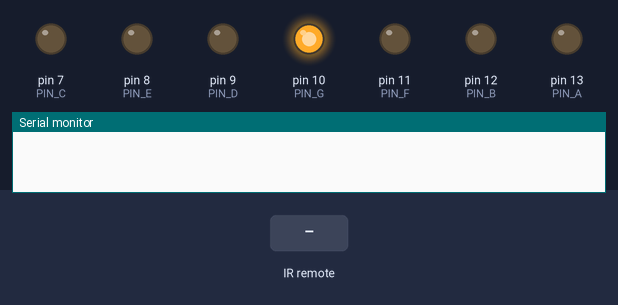
Simulated run of this sketch. Board: Arduino Uno, built with avr-gcc and run on an emulated ATmega328P. On the bench: output pins drawn as LEDs (lit = HIGH), the last lines printed to the serial monitor. Inputs (shaded band) come from the test bench.

Above: at 1.2 s.
1.3 s: infrared code 0xCD0 received
At 3.7 s:
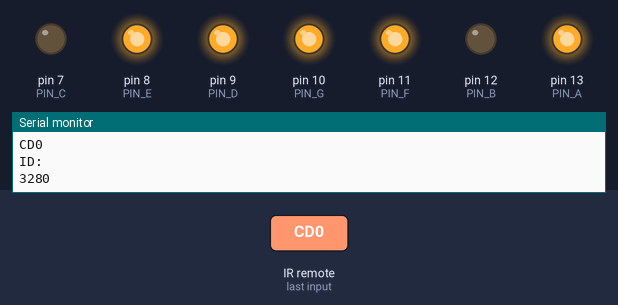
At 4.9 s:
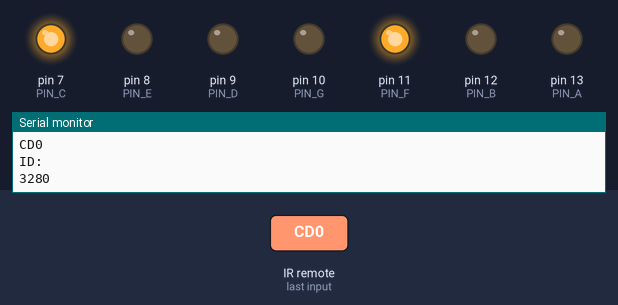
Timing chart, 0 to 19.3 s (numbered marks = the images above; inputs shaded):
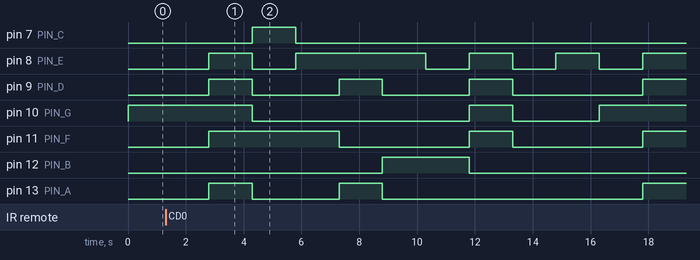

Measured:
- after the input at 1.3 s, pin 7 (PIN_C): LOW → HIGH after 3.0 s, → LOW 1.5 s later; pin 8 (PIN_E): LOW → HIGH after 1.5 s, → LOW 1.5 s later, → HIGH 1.5 s later, → LOW 4.5 s later, … (9 changes in this stretch)

The sketch:

IR-receiver-testing.ino
```cpp
#include <IRremote.h>

#define PIN_A 13
#define PIN_B 12
#define PIN_C 7
#define PIN_D 9
#define PIN_E 8
#define PIN_F 11
#define PIN_G 10

int number = 0;
const int RECV_PIN = 6;
IRrecv irrecv(RECV_PIN);
decode_results results;

void ircheck() {
  if (irrecv.decode(&results)) {
    Serial.println(results.value, HEX);
    Serial.println("ID:");
    Serial.println(results.value);
    irrecv.resume();
  }
}

void setup() {
  Serial.begin(9600);
  irrecv.enableIRIn();
  irrecv.blink13(true);

  pinMode(PIN_A, OUTPUT);
  pinMode(PIN_B, OUTPUT);
  pinMode(PIN_C, OUTPUT);
  pinMode(PIN_D, OUTPUT);
  pinMode(PIN_E, OUTPUT);
  pinMode(PIN_F, OUTPUT);
  pinMode(PIN_G, OUTPUT);

  digitalWrite(PIN_A, LOW);
  digitalWrite(PIN_B, LOW);
  digitalWrite(PIN_C, LOW);
  digitalWrite(PIN_D, LOW);
  digitalWrite(PIN_E, LOW);
  digitalWrite(PIN_F, LOW);
}

void loop() {
  ircheck();

  if(results.value == 3280){
number++;
delay(1500);
if(number > 9)
  number = 0;
}

if(results.value == 720){
  number--;
  delay(1500);
  if(number < 0)
  number = 0;
}
switch (number) {

    case 0:
      digitalWrite(PIN_A, LOW);
      digitalWrite(PIN_B, LOW);
      digitalWrite(PIN_C, LOW);
      digitalWrite(PIN_D, LOW);
      digitalWrite(PIN_E, LOW);
      digitalWrite(PIN_F, LOW);
      digitalWrite(PIN_G, HIGH);
      break;

    case 1:
      digitalWrite(PIN_A, HIGH);
      digitalWrite(PIN_B, LOW);
      digitalWrite(PIN_C, LOW);
      digitalWrite(PIN_D, HIGH);
      digitalWrite(PIN_E, HIGH);
      digitalWrite(PIN_F, HIGH);
      digitalWrite(PIN_G, HIGH);
      break;

    case 2:
      digitalWrite(PIN_A, LOW);
      digitalWrite(PIN_B, LOW);
      digitalWrite(PIN_C, HIGH);
      digitalWrite(PIN_D, LOW);
      digitalWrite(PIN_E, LOW);
      digitalWrite(PIN_F, HIGH);
      digitalWrite(PIN_G, LOW);
      break;

    case 3:
      digitalWrite(PIN_A, LOW);
      digitalWrite(PIN_B, LOW);
      digitalWrite(PIN_C, LOW);
      digitalWrite(PIN_D, LOW);
      digitalWrite(PIN_E, HIGH);
      digitalWrite(PIN_F, HIGH);
      digitalWrite(PIN_G, LOW);
      break;

    case 4:
      digitalWrite(PIN_A, HIGH);
      digitalWrite(PIN_B, LOW);
      digitalWrite(PIN_C, LOW);
      digitalWrite(PIN_D, HIGH);
      digitalWrite(PIN_E, HIGH);
      digitalWrite(PIN_F, LOW);
      digitalWrite(PIN_G, LOW);
      break;

    case 5:
      digitalWrite(PIN_A, LOW);
      digitalWrite(PIN_B, HIGH);
      digitalWrite(PIN_C, LOW);
      digitalWrite(PIN_D, LOW);
      digitalWrite(PIN_E, HIGH);
      digitalWrite(PIN_F, LOW);
      digitalWrite(PIN_G, LOW);
      break;

    case 6:
      digitalWrite(PIN_A, LOW);
      digitalWrite(PIN_B, HIGH);
      digitalWrite(PIN_C, LOW);
      digitalWrite(PIN_D, LOW);
      digitalWrite(PIN_E, LOW);
      digitalWrite(PIN_F, LOW);
      digitalWrite(PIN_G, LOW);
      break;

    case 7:
      digitalWrite(PIN_A, LOW);
      digitalWrite(PIN_B, LOW);
      digitalWrite(PIN_C, LOW);
      digitalWrite(PIN_D, HIGH);
      digitalWrite(PIN_E, HIGH);
      digitalWrite(PIN_F, HIGH);
      digitalWrite(PIN_G, HIGH);
      break;

    case 8:
      digitalWrite(PIN_A, LOW);
      digitalWrite(PIN_B, LOW);
      digitalWrite(PIN_C, LOW);
      digitalWrite(PIN_D, LOW);
      digitalWrite(PIN_E, LOW);
      digitalWrite(PIN_F, LOW);
      digitalWrite(PIN_G, LOW);
      break;

    case 9:
      digitalWrite(PIN_A, LOW);
      digitalWrite(PIN_B, LOW);
      digitalWrite(PIN_C, LOW);
      digitalWrite(PIN_D, LOW);
      digitalWrite(PIN_E, HIGH);
      digitalWrite(PIN_F, LOW);
      digitalWrite(PIN_G, LOW);
      break;
  }
}
```
